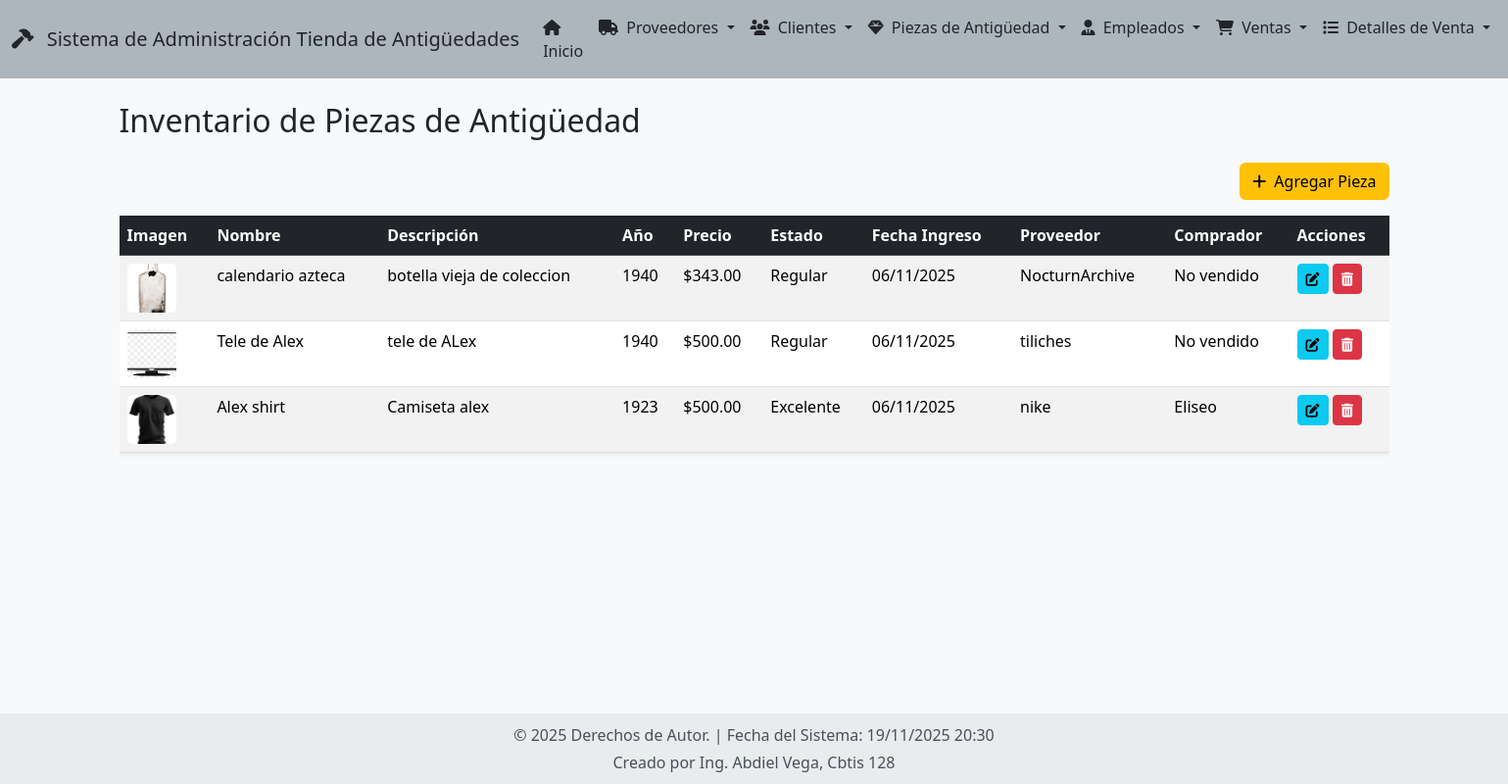
The page /piezas/ on the database its author committed.
### app_Antiguedades/models.py (models this page shows, shortened)
class PiezaAntiguedad(models.Model):
    ESTADOS_CONSERVACION = [
        ('E', 'Excelente'),
        ('B', 'Buena'),
        ('R', 'Regular'),
        ('M', 'Mala'),
    ]
    nombre = models.CharField(max_length=200, verbose_name="Nombre de la pieza")
    descripcion = models.TextField(verbose_name="Descripción detallada")
    precio = models.DecimalField(max_digits=12, decimal_places=2, verbose_name="Precio de venta")
    año_fabricacion = models.IntegerField(
        validators=[MinValueValidator(1000), MaxValueValidator(1950)],
        verbose_name="Año de fabricación"
    )
    estado_conservacion = models.CharField(
        max_length=1,
        choices=ESTADOS_CONSERVACION,
        verbose_name="Estado de conservación"
    )
    fecha_ingreso = models.DateField(auto_now_add=True, verbose_name="Fecha de ingreso")
    imagen = models.ImageField(
        upload_to='piezas/',
        verbose_name="Imagen de la Pieza",
        blank=True,
        null=True
    )
    proveedor = models.ForeignKey(
        Proveedor,
        on_delete=models.PROTECT,
        related_name='piezas_proveidas',
        verbose_name="Proveedor"
    )
    comprador = models.ForeignKey(
        Cliente,
        on_delete=models.SET_NULL,
        null=True,
        blank=True,
        related_name='piezas_compradas',
        verbose_name="Comprador"
    )
    fecha_venta = models.DateTimeField(null=True, blank=True, verbose_name="Fecha de venta")
    precio_venta = models.DecimalField(max_digits=12, decimal_places=2, null=True, blank=True, verbose_name="Precio de venta")
    class Meta:
        verbose_name = "Pieza de antigüedad"
        verbose_name_plural = "Piezas de antigüedad"
        ordering = ['-fecha_ingreso']

class Proveedor(models.Model):
    nombre_empresa = models.CharField(max_length=200, verbose_name="Nombre de la empresa")
    contacto = models.CharField(max_length=100, verbose_name="Persona de contacto")
    email = models.EmailField(unique=True, verbose_name="Correo electrónico")
    telefono = models.CharField(max_length=15, verbose_name="Teléfono", blank=True, null=True)
    direccion = models.TextField(verbose_name="Dirección")
    especialidad = models.CharField(max_length=100, verbose_name="Especialidad")
    años_experiencia = models.IntegerField(
        validators=[MinValueValidator(1)],
        verbose_name="Años de experiencia"
    )
    class Meta:
        verbose_name = "Proveedor"
        verbose_name_plural = "Proveedores"
        ordering = ['nombre_empresa']

class Cliente(models.Model):
    ESTADOS_CIVILES = [
        ('S', 'Soltero/a'),
        ('C', 'Casado/a'),
        ('V', 'Viudo/a'),
        ('D', 'Divorciado/a'),
    ]
    nombre = models.CharField(max_length=100, verbose_name="Nombre completo")
    email = models.EmailField(unique=True, verbose_name="Correo electrónico")
    telefono = models.CharField(max_length=15, verbose_name="Teléfono", blank=True, null=True)
    direccion = models.TextField(verbose_name="Dirección")
    fecha_registro = models.DateField(auto_now_add=True, verbose_name="Fecha de registro")
    estado_civil = models.CharField(max_length=1, choices=ESTADOS_CIVILES, verbose_name="Estado civil")
    es_coleccionista = models.BooleanField(default=False, verbose_name="Es coleccionista")
    proveedores_favoritos = models.ManyToManyField(
        Proveedor,
        through='ClienteProveedor',
        related_name='clientes',
        verbose_name="Proveedores favoritos",
        blank=True
    )
    class Meta:
        verbose_name = "Cliente"
        verbose_name_plural = "Clientes"
        ordering = ['nombre']

### app_Antiguedades/views.py (the view)
# urls.py: path('piezas/', views.ver_piezas, name='ver_piezas'),
def ver_piezas(request):
    piezas = PiezaAntiguedad.objects.all()
    return render(request, 'pieza/ver_piezas.html', {'piezas': piezas})

### app_Antiguedades/templates/pieza/ver_piezas.html (shortened to what this page needs)
{% extends "base.html" %}
{% block content %}
<h2 class="mb-4">Inventario de Piezas de Antigüedad</h2>
<div class="d-flex justify-content-end mb-3">
    <a href="{% url 'agregar_pieza' %}" class="btn btn-warning"><i class="fas fa-plus me-1"></i> Agregar Pieza</a>
</div>
{% if piezas %}
<div class="table-responsive">
    <table class="table table-hover table-striped shadow-sm">
        <thead class="table-dark">
            <tr>
                <th>Imagen</th>
                <th>Nombre</th>
                <th>Descripción</th>
                <th>Año</th>
                <th>Precio</th>
                <th>Estado</th>
                <th>Fecha Ingreso</th>
                <th>Proveedor</th>
                <th>Comprador</th>
                <th>Acciones</th>
            </tr>
        </thead>
        <tbody>
            {% for p in piezas %}
            <tr>
                <td>
                    {% if p.imagen %}
                        <img src="{{ p.imagen.url }}" alt="{{ p.nombre }}" style="width: 50px; height: 50px; object-fit: cover; border-radius: 5px;">
                    {% else %}
                        <i class="fas fa-image text-muted fa-2x"></i>
                    {% endif %}
                </td>
                <td>{{ p.nombre }}</td>
                <td>{{ p.descripcion|truncatechars:50 }}</td>
                <td>{{ p.año_fabricacion }}</td>
                <td>${{ p.precio }}</td>
                <td>{{ p.get_estado_conservacion_display }}</td>
                <td>{{ p.fecha_ingreso|date:"d/m/Y" }}</td>
                <td>{{ p.proveedor.nombre_empresa }}</td>
                <td>
                    {% if p.comprador %}
                        {{ p.comprador.nombre }}
                    {% else %}
                        No vendido
                    {% endif %}
                </td>
                <td class="text-nowrap">
                    <a href="{% url 'actualizar_pieza' p.id %}" class="btn btn-sm btn-info" title="Ver/Editar"><i class="fas fa-edit"></i></a>
                    <a href="{% url 'borrar_pieza' p.id %}" class="btn btn-sm btn-danger" title="Borrar"><i class="fas fa-trash-alt"></i></a>
                </td>
            </tr>
            {% endfor %}
        </tbody>
    </table>
</div>
{% else %}
<div class="alert alert-info" role="alert">
    No hay piezas de antigüedad registradas en el inventario.
</div>
{% endif %}
{% endblock %}

### app_Antiguedades/templates/base.html (shortened to what this page needs)
{% load static %}
<!DOCTYPE html>
<html lang="es">
<head>
    <link href="https://cdn.jsdelivr.net/npm/bootstrap@5.3.3/dist/css/bootstrap.min.css" rel="stylesheet">
    <link rel="stylesheet" href="https://cdnjs.cloudflare.com/ajax/libs/font-awesome/6.5.2/css/all.min.css">
</head>
<body>
    {% include 'navbar.html' %}
    <div class="container mt-4 main-content">
        {% block content %}
        {% endblock %}
    </div>
    {% include 'footer.html' %}
</body>
</html>

### app_Antiguedades/templates/navbar.html (shortened to what this page needs)
<nav class="navbar navbar-expand-lg navbar-dark navbar-custom">
    <div class="container-fluid">
        <a class="navbar-brand text-dark" href="{% url 'inicio_antiguedades' %}">
            <i class="fas fa-hammer me-2"></i>
            Sistema de Administración Tienda de Antigüedades
        </a>
        <div class="collapse navbar-collapse" id="navbarNavDropdown">
            <ul class="navbar-nav ms-auto">
                <li class="nav-item">
                    <a class="nav-link active text-dark" aria-current="page" href="{% url 'inicio_antiguedades' %}">
                        <i class="fas fa-home me-1"></i> Inicio
                    </a>
                </li>
                <li class="nav-item dropdown">
                    <a class="nav-link dropdown-toggle text-dark" href="#" role="button" data-bs-toggle="dropdown" aria-expanded="false">
                        <i class="fas fa-truck me-1"></i> Proveedores
                    </a>
                </li>
                <li class="nav-item dropdown">
                    <a class="nav-link dropdown-toggle text-dark" href="#" role="button" data-bs-toggle="dropdown" aria-expanded="false">
                        <i class="fas fa-users me-1"></i> Clientes
                    </a>
                </li>
                <li class="nav-item dropdown">
                    <a class="nav-link dropdown-toggle text-dark" href="#" role="button" data-bs-toggle="dropdown" aria-expanded="false">
                        <i class="fas fa-gem me-1"></i> Piezas de Antigüedad
                    </a>
                </li>
                <li class="nav-item dropdown">
                    <a class="nav-link dropdown-toggle text-dark" href="#" role="button" data-bs-toggle="dropdown" aria-expanded="false">
                        <i class="fas fa-user-tie me-1"></i> Empleados
                    </a>
                </li>
                <li class="nav-item dropdown">
                    <a class="nav-link dropdown-toggle text-dark" href="#" role="button" data-bs-toggle="dropdown" aria-expanded="false">
                        <i class="fas fa-shopping-cart me-1"></i> Ventas
                    </a>
                </li>
                <li class="nav-item dropdown">
                    <a class="nav-link dropdown-toggle text-dark" href="#" role="button" data-bs-toggle="dropdown" aria-expanded="false">
                        <i class="fas fa-list me-1"></i> Detalles de Venta
                    </a>
                </li>
            </ul>
        </div>
    </div>
</nav>

### app_Antiguedades/templates/footer.html
<footer class="footer">
    <div class="container">
        <p class="mb-1">
            &copy; {% now "Y" %} Derechos de Autor. | Fecha del Sistema: {% now "d/m/Y H:i" %}
        </p>
        <p class="mb-0">
            Creado por Ing. Abdiel Vega, Cbtis 128
        </p>
    </div>
</footer>

### app_Antiguedades/templates/base.html (style rules this page uses)
body { background-color: #f8f9fa; min-height: 100vh; display: flex; flex-direction: column; }
.main-content { flex: 1; padding-bottom: 70px; }
.footer { background-color: #e9ecef; color: #495057; padding: 10px 0; position: fixed; bottom: 0; width: 100%; text-align: center; z-index: 1000; }
.navbar-custom { background-color: #adb5bd; }

### rows shown on the page
PiezaAntiguedad: imagen (picture), nombre "calendario azteca", descripcion "botella vieja de coleccion", año_fabricacion "1940", precio "343.00", estado_conservacion "Regular", fecha_ingreso "06/11/2025", proveedor.nombre_empresa "NocturnArchive", shows "No vendido"
PiezaAntiguedad: imagen (picture), nombre "Tele de Alex", descripcion "tele de ALex", año_fabricacion "1940", precio "500.00", estado_conservacion "Regular", fecha_ingreso "06/11/2025", proveedor.nombre_empresa "tiliches", shows "No vendido"
PiezaAntiguedad: imagen (picture), nombre "Alex shirt", descripcion "Camiseta alex", año_fabricacion "1923", precio "500.00", estado_conservacion "Excelente", fecha_ingreso "06/11/2025", proveedor.nombre_empresa "nike", comprador.nombre "Eliseo"
